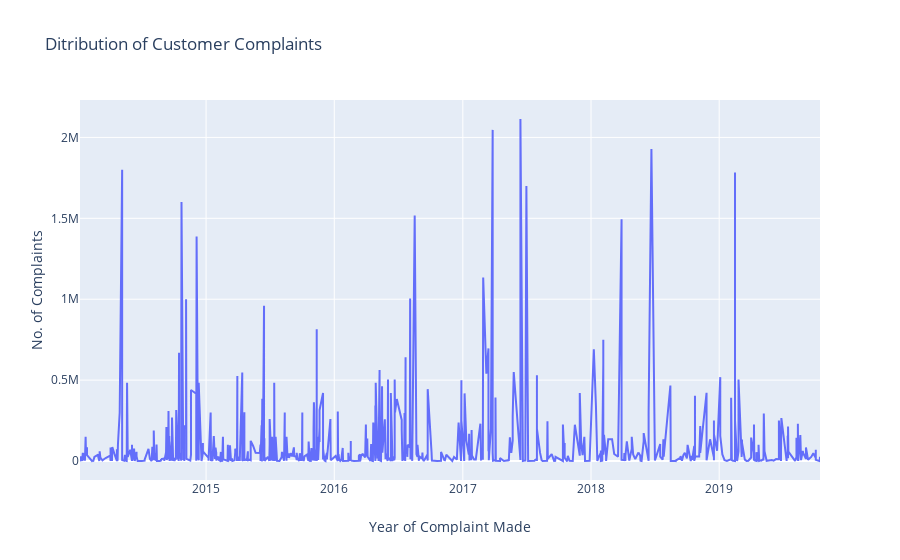

Notebook source saved alongside this figure:
### Markdown cell above
Next we will see how the complaint data is over the years

### Code cell
complaintData = df[['Required Start','Complaint quantity']]
trace0 = go.Scatter(x = complaintData['Required Start'], y = complaintData['Complaint quantity'],name = 'Complaints')
data = [trace0]
layout = go.Layout(title = 'Ditribution of Customer Complaints',yaxis=dict(title='No. of Complaints'),xaxis = dict(title='Year of Complaint Made'))
fig = go.Figure(data=data,layout = layout)
iplot(fig,filename = 'complaints.html')

### Figure 1 — Plotly figure (JSON) as saved in the notebook; plotly's stock layout.template omitted (floating-point values rounded to 4 significant figures; data arrays with more than 128 entries replaced by an {"elided": "..."} marker saying what was removed)
{"data": [{"name": "Complaints", "type": "scatter", "x": {"elided": "897 str values"}, "y": {"elided": "897 float values"}}], "layout": {"title": {"text": "Ditribution of Customer Complaints"}, "xaxis": {"title": {"text": "Year of Complaint Made"}}, "yaxis": {"title": {"text": "No. of Complaints"}}}}
